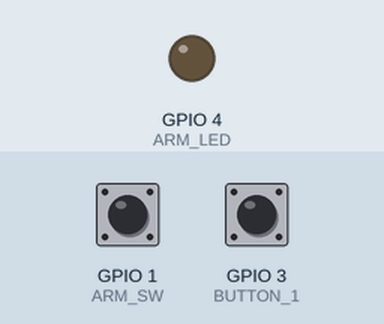
A sketch run on a simulated ESP32. Parts: output pins drawn as LEDs (lit = HIGH). The test bench sets the inputs (shaded band); at power-on: GPIO 1 (ARM_SW) HIGH, GPIO 3 (BUTTON_1) LOW. A WiFi scan finds three made-up networks.

Above: at 3.2 s.
3.3 s: GPIO 1 (ARM_SW) pulled LOW for 0.15 s
At 3.37 s:
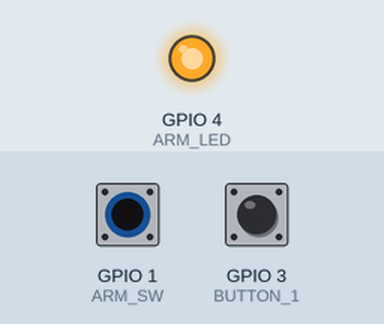
4.9 s: GPIO 1 (ARM_SW) pulled LOW for 3.2 s
At 9.1 s:
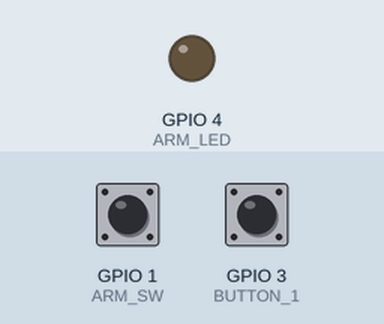
Timing chart, 0 to 10.6 s (numbered marks = the images above; inputs shaded):
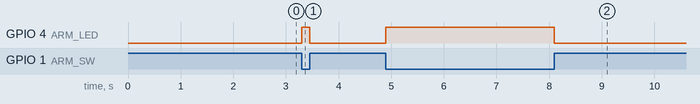

The sketch:

Control_Box_Firmware.ino
```cpp
#include <esp_now.h>
#include <WiFi.h>

// Define WiFi chanel and pinouts
#define CHANNEL  1
#define ARM_SW   1
#define ARM_LED  4
#define BUTTON_1 3
#define BUTTON_2 35

// Slave data struct
esp_now_peer_info_t slave;

// Launch data
uint8_t data = 1;

void setup() {
  Serial.begin(115200);

  // Pin setup
  pinMode(ARM_SW,   INPUT);
  pinMode(ARM_LED,  OUTPUT);
  pinMode(BUTTON_1, INPUT);
  pinMode(BUTTON_2, INPUT);

  digitalWrite(ARM_LED, LOW);

  // ESP NOW setup
  WiFi.mode(WIFI_STA);
  esp_now_init();
  esp_now_register_send_cb(OnDataSent);
  ScanForSlave(); // WiFi.macAddress()
  esp_now_add_peer(&slave);
}

void loop() {
  if (digitalRead(ARM_SW) == LOW) {
    digitalWrite(ARM_LED, HIGH);

    if (digitalRead(BUTTON_1) == HIGH) {
      if (digitalRead(BUTTON_2) == HIGH) {
       esp_now_send(slave.peer_addr, &data, sizeof(data));
      }
    }

  } else {
    digitalWrite(ARM_LED, LOW);
  }

}

// Scan for slave devices and connect if they meet the SSID requirement
void ScanForSlave() {
  int8_t scanResults = WiFi.scanNetworks();

  for (int i=0; i<scanResults; ++i) {
    String SSID = WiFi.SSID(i);
    String BSSIDstr = WiFi.BSSIDstr(i);

    // Scan for SSIDS that contain "RX"
    if (SSID.indexOf("RX") == 0) {
      int mac[6];
      if (6==sscanf(BSSIDstr.c_str(), "%x:%x:%x:%x:%x:%x", &mac[0], &mac[1], &mac[2], &mac[3], &mac[4], &mac[5])) {
        for (int ii=0; ii<6; ++ii) {
          slave.peer_addr[ii] = (uint8_t) mac[ii];
        }
      }

      slave.channel = CHANNEL;
      slave.encrypt = 0;
      break;
    }
  }
}

// Callback for when data is sent from master to slave
void OnDataSent(const uint8_t *mac_addr, esp_now_send_status_t status) {
  Serial.print("Sent data: ");
  Serial.println(data);
}
```

Measured:
- after the input at 3.3 s, GPIO 4 (ARM_LED): LOW → HIGH at once, → LOW 0.15 s later
- after the input at 4.9 s, GPIO 4 (ARM_LED): LOW → HIGH at once, → LOW 3.2 s later
